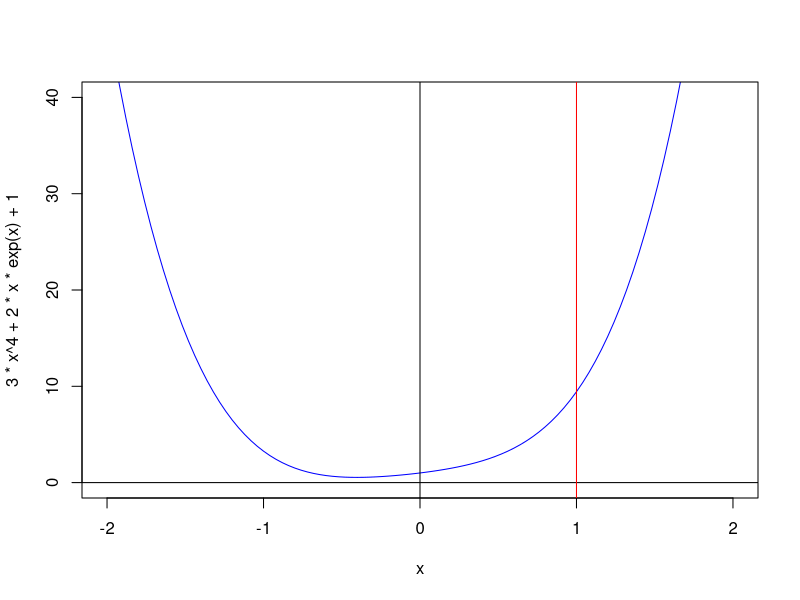
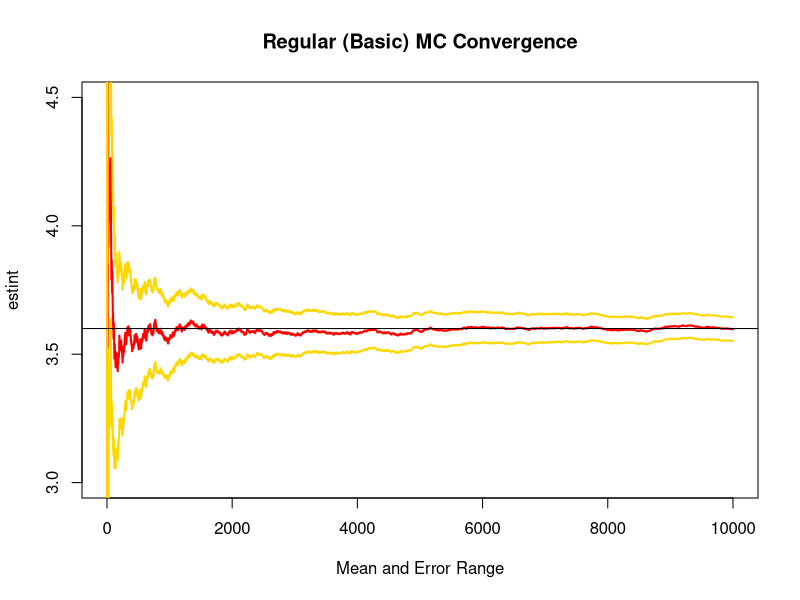
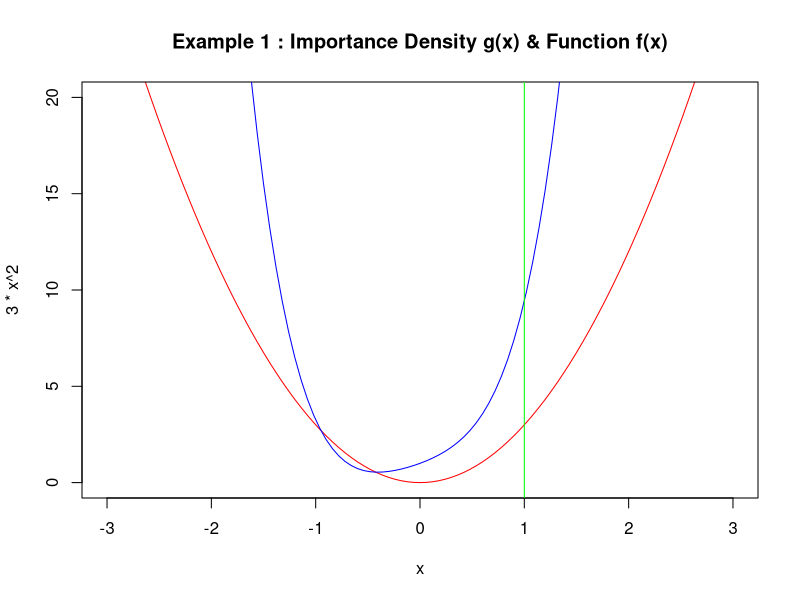
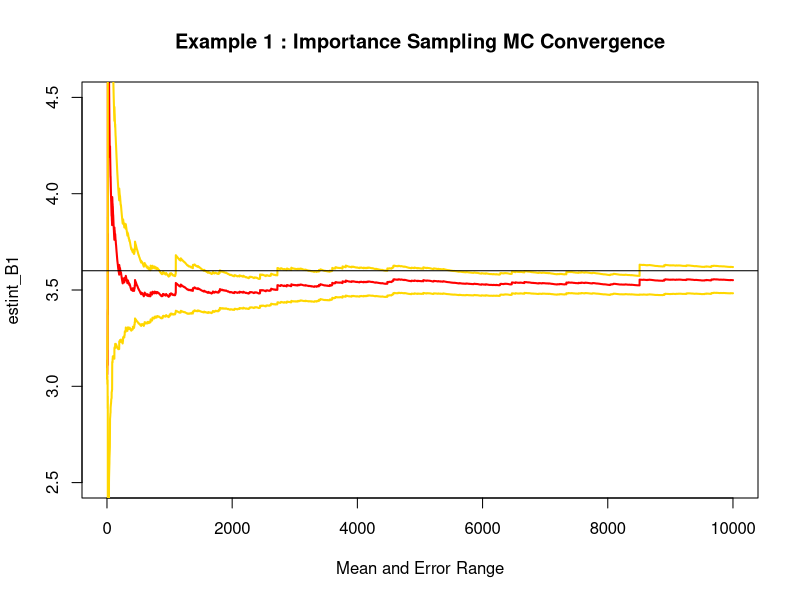
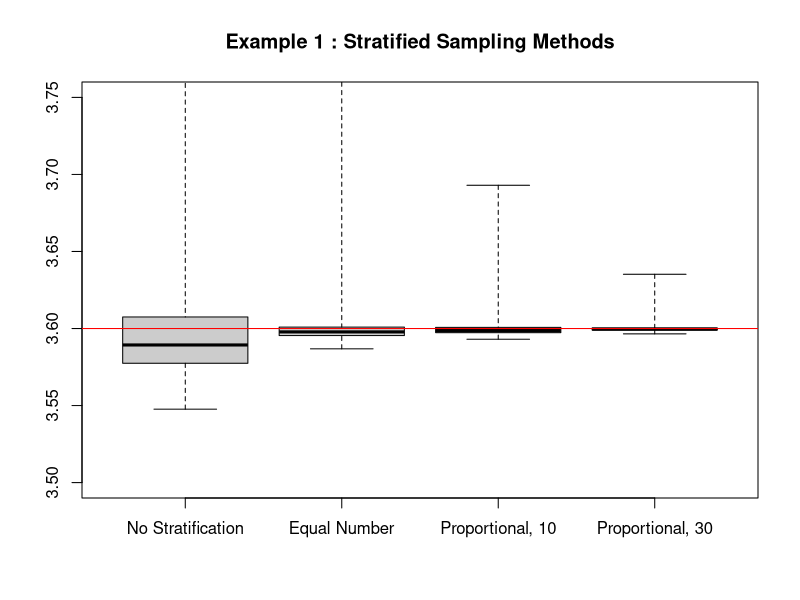

The R script that drew these images, in order: (Note: a time limit stopped this script after it produced the figures.)
# Armin Varshokar

# ======================================================================================================
# 1) Compare the following methods of Monte Carlo integration: A) Regular Monte Carlo ; B) Importance Sampling ; C) Stratified Sampling

# First we need to find an example/ an appropriate function to be integrated through different methods:

# First example function: f(x) = 3x^4 + 2x exp(x) + 1

# plotting the chosen function using built-in function curve()
curve(3*x^4 + 2*x*exp(x) + 1 , xlim=c(-2,2), ylim=c(0,40), col="blue")
abline(h=0, col="black")
abline(v=0, col="black")
abline(v=1, col="red")

# The true value of the integral we are interested in, evaluated over interval (0, 1):
integrate(function(x){3*x^4 + 2*x*exp(x) + 1}, 0, 1)

# >> We proceed with this example to perform our simulations, i.e. our function 'f' is : f(x) = 3*x^4 + 2*x*exp(x) +1 and we would like to 
# find its integral over: (0, 1) for example.

# ==============================================
# A) Regular (Basic) Monte Carlo:

# We implement this method as a function, this will help with the simulation study/comparison that comes next:

# The basic/simple MC to convert the integral into an expectation.
option_A	<-	function(n){
            
            # our integral's upper bound (or: max - min)
						z <- 1
						
						# uniform RVs: u ~ u [0, 1]
						u	<- runif(n, min= 0, max= z)
						
						# This is the function h. NOTE: we need to multiply by upper bound z to convert the expression back to the original integral 
						# we are interested in. It is necessary because unifrom RVs are essentially dividing the expression by z and hence the need
						# for multiplying by z to revert it.
						h	<- z * (3*u^4+2*u*exp(u)+1)
						
						# evaluating the expectation to get a value for the integral
						return(mean(h))
}

# Checking for different numbers of replications (iterations) n to get an overall picture of the behaviour of this method :
# Note: results get much closer to the true value of integral as n increases!
option_A(10^2)    # n = 100
option_A(10^3)    # n = 1,000
option_A(10^6)    # n = 1,000,000

integrate(function(x){3*x^4+2*x*exp(x)+1}, 0, 1)

# We can also check whether the estimates converge to the true value of the integral for a single sequence of simulations:

set.seed(123456)
estint  <- rep(0, 10^4)
esterr  <- rep(0, 10^4)
z 			<- 1
u				<-	runif(10^4, min= 0, max= z)
hA			<-	 z * (3*u^4+2*u*exp(u)+1)
for (i in 1:10^4){
	estint[i] 	<- sum(hA[1:i]) / (i) 
	esterr[i] 	<- sqrt(sum((hA[1:i]-estint[1:i])^2))  / i 
}

plot(estint, xlab="Mean and Error Range", type="l", lwd=2, col= "red", ylim= c(3,4.5), main="Regular (Basic) MC Convergence")
lines(estint + 2*esterr, col= "gold", lwd=2)
lines(estint - 2*esterr, col="gold", lwd=2)
abline(h=3.6)

# By the 10^4 th simulation this given sequence gets very close to the true value of the integral

# ==============================================
# B) Importance Sampling: hypothetically, we have an infinite number of combinations for the function f and the candidate density g. 
# However, we would like the density to have certain properties that match the function's properties. 
# We take two different importance densities and compare their performance:

# IMPORTANCE DENSITY No 1:

# We propose that g(x) = c * x^2 and evaluate the integral x^2 over [0, 1] to find that c = 3 : 
# Proceeding with g(x) = 3*x^2 as our importance density and plotting both g and f :

# g, the importance (or:instrumental) density
curve(3*x^2, xlim=c(-3,3), ylim=c(0,20), col="red", main="Example 1 : Importance Density g(x) & Function f(x)")
# f, the function
curve(3*x^4 + 2*x*exp(x) + 1 , xlim=c(-3,3), ylim=c(0,20), col="blue", add=T)
# upper bound of the integral
abline(v=1, col="green")

# 1) According to a rule of thumb, when the function f is large importance density g has to be large too. 
# In other words the candidate density g(x) has to be approximately proportional to the function f(x). 
# This rule holds in the case of g(x) = 3*x^2 and this is desirable.

# 2) In addition, we can see that it has a compatible support with our function h (i.e. g > 0 when h > 0).

# >> hence we continue with g(x) = 3*x^2

g_1 	<- function(x) {3*x^2}
f 		<-function(x) {(3*x^4 + 2*x*exp(x) + 1)}	
G_1		<-	function(x) {x^3}													
# Note also that inverse of G(x) is: (x)^(1/3)

# this function samples from the importance density g(x) by using the Inverse Transform method:
gene_1 <- function(n, min, max){
  	u  <- runif(n, 0, 1)
  	# inverse of G(x):
  	y  <- (G_1(min) + u*(G_1(max)-G_1(min))) ^ (1/3) 
  	return(y)
}


option_B1 <- function(n){
  # n uniform RVs generated	
	u <- runif(n, 0, 1)
	x <- gene_1(n, 0, 1)
	h <- f(x) / g_1(x)
	# evaluating the mean of h (a vector) once is equal to one estimate for our integral:
	return(mean(h))
}

# Note: results get much closer to the true value of integral as n increases
option_B1(10^2)     # n = 100
option_B1(10^3)     # n = 1,000
option_B1(10^6)     # n = 1,000,000


# Similar to part A, we can check the convergence of a single sequence to the true value of the integral when using this method :

set.seed(12345)
estint_B1 <- rep(0, 10^4)
esterr_B1	<- rep(0, 10^4)

# sampling from g(x) using the previously defined function gene()
h1				<-	 gene_1(10^4, 0, 1)
h2 				<- f(h1) / g_1(h1)
for (i in 1:10^4){
	estint_B1[i] 	<- sum(h2[1:i]) / (i) 
	esterr_B1[i] 	<- sqrt(sum((h2[1:i]-estint_B1[1:i])^2))  / i 
}

plot(estint_B1, xlab="Mean and Error Range", type="l", lwd=2, col= "red", main="Example 1 : Importance Sampling MC Convergence", ylim=c(2.5,4.5))
lines(estint_B1 + 2*esterr_B1, col= "gold", lwd=2)
lines(estint_B1 - 2*esterr_B1, col="gold", lwd=2)
abline(h=3.6)

# Again, the sequence converges close to the true value as the number of simulations increases

# ==============================================
# C) Stratified Sampling:

f 		<- function(x) {(3*x^4 + 2*x*exp(x) + 1)}
# such that : h = f / g
h_1  	<- function(x) {(3*x^4 + 2*x*exp(x) + 1) / (3*x^2)}
G_1		<- function(x) {x^3}

# this function samples from the importance density g(x) by using the Inverse Transform method:
gene_1  <- function(n, min, max){
  	u 	<- runif(n, 0, 1)
  	y 	<- (G_1(min) + u*(G_1(max)-G_1(min))) ^ (1/3)   	
  	return(y)
}

#================
# m strata, number of RVs taken on each stratum = ni = n/m --> equal number per stratum

strat_B1  <- function(n, m){
  
  res			<- rep(0, m)
  s				<- seq(0, 1, length.out=m+1)
  a				<- diff(G_1(s))	
  for(i in 1:m){
    u			<- gene_1(n/m, min=s[i], max=s[i+1])
    res[i] <- mean(h_1(u))
  }
  return(sum(a*res))
  
}

# evaluating once to check that it works
strat_B1(1000, 10)

#================
# m strata, number of RVs taken on each stratum = ni = n*(a*devs)/sum(a*devs)  --> "proportional allocation"

strat_C1  <- function(n, m, B){
  
  devs		<- rep(0, m)
  s				<- seq(0, 1, length.out=m+1)	
  
  for(i in 1:m){
    u			<- gene_1(B, min=s[i], max=s[i+1])
    devs[i]	<- sd(h_1(u))
  }
  
  a				<- diff(G_1(s))
  # "proportional allocation" to each stratum:
  ens			<- n*(a*devs)/sum(a*devs)
  ens			<- round(ens)
  
  res			<- rep(0, m)
  s				<- seq(0, 1, length.out=m+1)
  # for each stratum do the following:
  for(i in 1:m){
    # sample according to importance density g (through function gene() defined earlier):
    u			<- gene_1(ens[i], min=s[i], max=s[i+1])
    # evaluate h (x=u) and take their average:
    res[i]<- mean(h_1(u))
  }
  # evaluating over all strata: our estimate for the integral:
  return(sum(a*res))
  
}

# evaluating once to check that it works:
strat_C1(1000, 10, 1000)

#================
# Comparing the three different stratified sampling methods via a simple simulation study:

# making results reproducible by using the built-in set.seed() function
set.seed(1234567)

# Number of simulations for this study:
B	<- 10^3

# containers for three methods
resA1	<- rep(0, B)
resB1	<- rep(0, B)
resC1	<- rep(0, B)
resD1	<- rep(0, B)

n	<- 10^5

for(i in 1:B){
  # No stratification (i.e. m=1):
	resA1[i]		<- strat_B1(n, 1)
	# 10 strata, equal allocation
	resB1[i]		<- strat_B1(n, m=10)
	# 10 strata, proportional allocation:
	resC1[i] 		<- strat_C1(n, m=10, B=1000)
	# 30 strata, proportional allocation
	resD1[i]		<- strat_C1(n, m= 30, B=1000)
}

boxplot(resA1, resB1, resC1, resD1, names=c("No Stratification", "Equal Number", "Proportional, 10", "Proportional, 30"), 
        ylim=c(3.5,3.75), col=grey(0.8), range=0, main= "Example 1 : Stratified Sampling Methods")
# the 'true' value of the integral from before:
abline(h=3.6, col="red", lwd=1)

# Conclusion: As expected, the fourth method (30 strata with proportional allocation) is the most accurate of all stratified methods above.

# ==============================================
# Simulation Study: we now compare all different methods for this given importance density example:

# making results reproducible by using set.seed() function
set.seed(1234567)

# number of simulations
B		<-	10^4

# empty containers:
res1_1	<- rep(0, B)
res2_1	<- rep(0, B)
res3_1	<- rep(0, B)
res4_1	<- rep(0, B)
res5_1	<- rep(0, B)

n		<-	10^4

for(i in 1:B){
	res1_1[i]	<- option_A(n)
	res2_1[i]	<- option_B1(n)
	res3_1[i] <- strat_B1(n, m=10)	
	res4_1[i]	<- strat_C1(n, m=10, B=1000)
	res5_1[i] <- strat_C1(n, m=30, B=1000)
}

boxplot(res1_1, res2_1, res3_1, res4_1, res5_1, names=c("Basic MC", "Importance MC", "Strat A", "Strat B", "Strat C"),
        ylim=c(3.45,3.7), col=grey(0.8), range=0, main = "Example 1 : All Methods Compared")
abline(h=3.6, col="red", lwd=1)

# Conclusion: The stratified with proportional allocation (optimal) from each stratum and 30 strata is the best method. 
# It has the closest estimate to the true value of the integral as well as having the smallest error margin. 
# Next are the other stratified sampling methods followed by simple monte carlo and importance sampling.

# ======================================================================================================

# IMPORTANCE DENSITY No 2:  another importance density:

# We should redo parts B & C as A remains the same (because it does not depend on the candidate importance density).
# We propose that g(x) = c * x^3 and evaluate the integral x^3 over [0, 1] to find that c = 4 : 
# Proceeding with g(x) =  4*x^3 as our importance density and plotting both g and f :
 
# g, the importance density:
curve(4*x^3, xlim=c(-3,3), ylim=c(0,20), col="red", main="Example 2 : Importance Density g(x) & Function f(x)")
# f, the function:
curve(3*x^4 + 2*x*exp(x) + 1 , xlim=c(-3,3), ylim=c(0,20), col="blue", add=T)
# upper bound of the integral:
abline(v=1, col="green")

# According to a rule of thumb, when the function f is large importance density g has to be large too. 
# In other words the candidate density g(x) has to be approximately proportional to the function f(x). 
# This rule holds in the case of g(x) =  4*x^3 and this is desirable.

# 	>> hence we continue with g(x) =  4*x^3

g_2 		<- function(x) {4*x^3}
f 			<- function(x) {(3*x^4 + 2*x*exp(x) + 1)}		
G_2 		<- function(x) {x^4}										
# Note also that inverse of G(x) is: (x)^(1/4)

# this function samples from the importance density g(x) by using the Inverse Transform method
gene_2 <- function(n, min, max){
  	u  <- runif(n, 0, 1)
  	# inverse of G(x) :
  	y  <- (G_2(min) + u*(G_2(max)-G_2(min))) ^ (1/4)
  	return(y)
}


option_B2 <- function(n){
  # n uniform RVs generated	
	u <- runif(n, 0, 1)
	x <- gene_2(n, 0, 1)
	h <- f(x) / g_2(x)
	# evaluating the mean of h (a vector) once is equal to one estimate for our integral
	return(mean(h))
}

# Note: results get much closer to the true value of integral as n increases:
option_B2(10^2)     # n = 100
option_B2(10^3)     # n = 1,000
option_B2(10^6)     # n = 1,000,000


# Similar to part A and part B for Example no 1, we can check the convergence of a single sequence to the true value of the integral
# when using this method :

set.seed(12345)
estint_B2  <- rep(0, 10^4)
esterr_B2  <- rep(0, 10^4)
# sampling from g(x) using the previously defined function gene()
h1				<- gene_2(10^4, 0, 1)
h2 				<- f(h1) / g_2(h1)
for (i in 1:10^4){
	estint_B2[i] 	<- sum(h2[1:i]) / (i) 
	esterr_B2[i] 	<- sqrt(sum((h2[1:i]-estint_B2[1:i])^2))  / i 
}

plot(estint_B2, xlab="Mean and Error Range", type="l", lwd=2, col= "red", main="Example 2 : Importance Sampling MC Convergence", ylim=c(2.5,4.5))
lines(estint_B2 + 2*esterr_B2, col= "gold", lwd=2)
lines(estint_B2 - 2*esterr_B2, col="gold", lwd=2)
abline(h=3.6)

# Again, the sequence converges close to the true value as the number of simulations increases

# ==============================================
# C) Stratified Sampling:

f 		<- function(x) {(3*x^4 + 2*x*exp(x) + 1)}
h_2 	<- function(x) {(3*x^4 + 2*x*exp(x) + 1) / (4*x^3)}				# s.t : h = f / g
G_2		<- function(x) {x^4}

# this function samples from the importance density g(x) by using the Inverse Transform method:
gene_2 <- function(n, min, max){
  	u  <- runif(n, 0, 1)
  	y  <- (G_2(min) + u*(G_2(max)- G_2(min))) ^ (1/4)   	
  	return(y)
}

#================
# m strata, number of RVs taken on each stratum = ni = n/m --> equal number per stratum

strat_B2  <-	function(n, m){
  
  res			<-	rep(0, m)
  s				<-	seq(0, 1, length.out=m+1)
  a				<-	diff(G_2(s))	
  for(i in 1:m){
    u			<-	gene_2(n/m, min=s[i], max=s[i+1])
    res[i]<-	mean(h_2(u))
  }
  return(sum(a*res))
  
}

# evaluating once to check that it works
strat_B2(1000, 10)

#================
# m strata, number of RVs taken on each stratum = ni = n*(a*devs)/sum(a*devs)  --> "proportional allocation"

strat_C2  <-	function(n, m, B){
  
  devs		<-	rep(0, m)
  s				<-	seq(0, 1, length.out=m+1)	
  
  for(i in 1:m){
    u			<-	gene_2(B, min=s[i], max=s[i+1])
    devs[i] <- sd(h_2(u))
  }
  
  a				<-	diff(G_2(s))	
  # "proportional allocation" to each stratum:
  ens			<-	n*(a*devs)/sum(a*devs)
  ens			<-	round(ens)
  
  res			<-	rep(0, m)
  s				<-	seq(0, 1, length.out=m+1)	
  
  # for each stratum do the following:
  for(i in 1:m){
    # sample according to importance density g (through function gene() defined earlier):
    u			<-	gene_2(ens[i], min=s[i], max=s[i+1])
    # evaluate h (x=u) and take their average:
    res[i]	<- mean(h_2(u))
  }
  # evaluating over all strata: our estimate for the integral:
  return(sum(a*res))
  
}

# evaluating once to check that it works:
strat_C2(1000, 10, 1000)

#================
# Comparing the three different stratified sampling methods via a simple simulation study:

# making results reproducible by using the built-in set.seed() function
set.seed(1234567)
# Number of simulations for this study:
B				<-	10^3
# emptry containers for the three methods:
resA2		<- rep(0, B)
resB2		<- rep(0, B)
resC2		<- rep(0, B)
resD2		<- rep(0, B)

n		<-	10^5

for(i in 1:B){
	resA2[i]		<- strat_B2(n, 1)									# No stratification (m=1)
	resB2[i]		<- strat_B2(n, m=10)							# 10 strata, equal allocation
	resC2[i] 		<- strat_C2(n, m=10, B=1000)			# 10 strata, proportional allocation
	resD2[i]		<- strat_C2(n, m= 30, B=1000)			# 30 strata, proportional allocation
}

boxplot(resA2, resB2, resC2, resD2, names=c("No Stratification", "Equal Number", "Proportional, 10", "Proportional, 30"), 
        ylim=c(3.5,3.75), col=grey(0.8), range=0, main= "Example 2 : Stratified Sampling Methods")
# the 'true' value of the integral from before:
abline(h=3.6, col="red", lwd=1)

# Conclusion: As expected, the fourth method (30 strata with proportional allocation) is the most accurate of all stratified methods above.

# ==============================================
# Simulation Study: we now compare all different methods for this given importance density example:

set.seed(1234567)
B			<-	10^4
res1_2	<- rep(0, B)
res2_2	<- rep(0, B)
res3_2	<- rep(0, B)
res4_2 	<- rep(0, B)
res5_2	<- rep(0, B)

n		<-	10^4

for(i in 1:B){
	res1_2[i]	<- option_A(n)
	res2_2[i]	<- option_B2(n)
	res3_2[i] <- strat_B2(n, m=10)	
	res4_2[i]	<- strat_C2(n, m=10, B=1000)
	res5_2[i] <- strat_C2(n, m=30, B=1000)
}

boxplot(res1_2, res2_2, res3_2, res4_2, res5_2, names=c("Basic MC", "Importance MC", "Strat A", "Strat B", "Strat C"), 
        ylim=c(3.45,3.7), col=grey(0.8), range=0, main = "Example 2 : All Methods Compared")
abline(h=3.6, col="red", lwd=1)

# Conclusion: In this case too, the stratified with proportional allocation (optimal) from each stratum and 30 strata is
# the best method. It has the closest estimate to the true value of the integral as well as having the smallest error margin. 
# Next are the other stratified sampling methods followed by simple monte carlo and importance sampling. 
# Also note that this importance density does not do as well as the first density.

# ======================================================================================================
# After running all the above code, the following lines generate the comparative boxplot of all methods considered for both examples:

boxplot(res1_1, res2_1, res2_2, res3_1, res3_2, res4_1, res4_2, res5_1, res5_2, names=c("Basic", "Importance 1", "Importance 2",
                                                                                        "Strat A 1", "Strat A 2", "Strat B 1", "Strat B 2", 
                                                                                        "Strat C 1", "Strat C 2"), ylim=c(3.45,3.7), col=grey(0.8),
                                                                                        range=0, main = "Example 1 & 2 : All Methods Compared")
abline(h=3.6, col="red", lwd=1)

# And this generates all the functions in one graph:

# f,  the function:
curve(3*x^4 + 2*x*exp(x) + 1 , xlim=c(-3,3), ylim=c(-1,20), col="black", 
      lwd=2, main="Examples 1 & 2 : Importance Densities & Function f(x)")
# first density:
curve(3*x^2, xlim=c(-3,3), ylim=c(-1,20), col="blue", add=T)
# second density:
curve(4*x^3, xlim=c(-3,3), ylim=c(-1,20), col="red", add=T)
abline(v=1, col="green")																					

# ======================================================================================================
# ======================================================================================================
